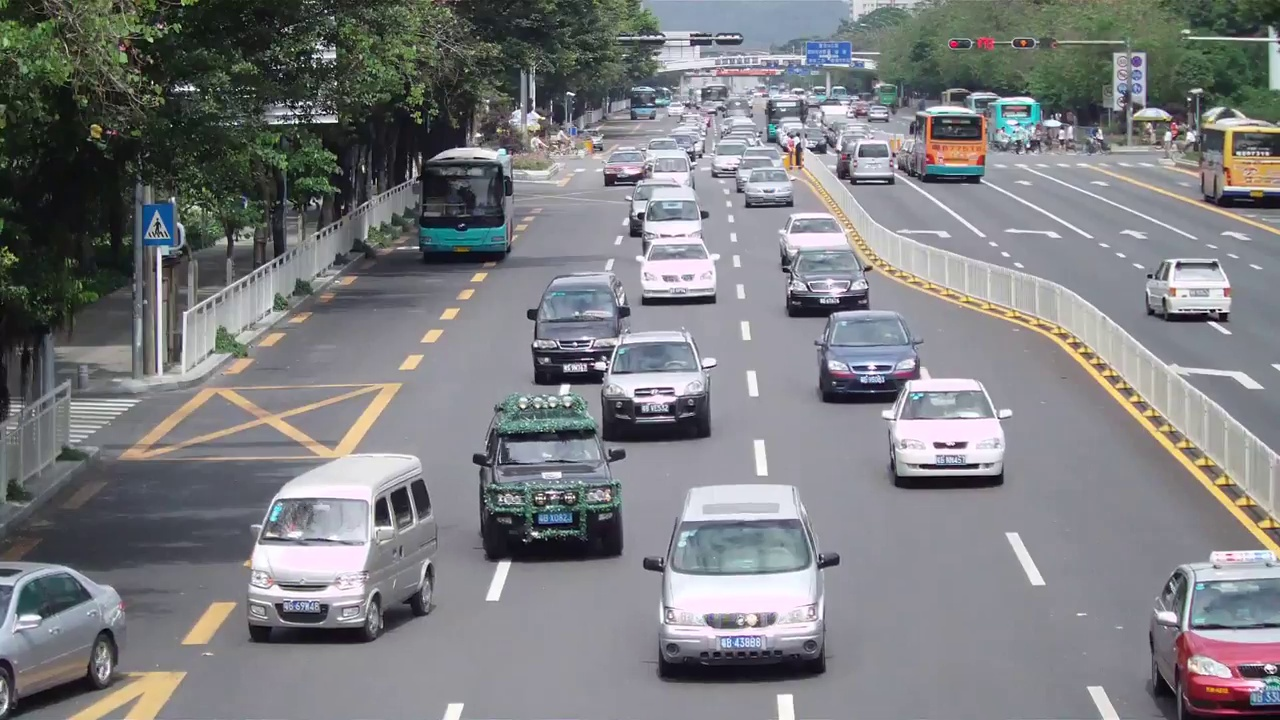
#> input picture license_plate_detection/frame1475.jpg, 1280 x 720 px
$ jupyter execute lpd2.ipynb   (older library calls are emulated)
#> lines starting #> are read from the running program, lines starting #| are printed output that depends on the picture; after the words box and inside, x2 and y2 are one past the last pixel; in counts of white or black regions, pixels touching at a corner belong together
[cell 1]
import cv2
import numpy as np
import sys
import glob
import math
import time
import os
from skimage import measure
from skimage.io import imread
from skimage.measure import regionprops
from skimage.filters import threshold_otsu
import matplotlib.pyplot as plt

[cell 2]
car_image = cv2.imread("frame1475.jpg")
#> car_image is the input picture: shape (720, 1280, 3); mean B, G, R 127.8, 125.1, 124
# it should be a 2 dimensional array
print(car_image.shape)
#| (720, 1280, 3)

[cell 3]
#car_image=cv2.convertScaleAbs(car_image)
img_gray = cv2.cvtColor(car_image,cv2.COLOR_RGB2GRAY)
plt.imshow(img_gray, cmap="gray")

[cell 4]
noise_removal = cv2.bilateralFilter(img_gray,9,75,75)
plt.imshow(noise_removal, cmap="gray")

[cell 5]
equal_histogram = cv2.equalizeHist(noise_removal)
plt.imshow(equal_histogram, cmap="gray")

[cell 6]
kernel = cv2.getStructuringElement(cv2.MORPH_RECT,(5,5))
morph_image = cv2.morphologyEx(equal_histogram,cv2.MORPH_OPEN,kernel,iterations=15)
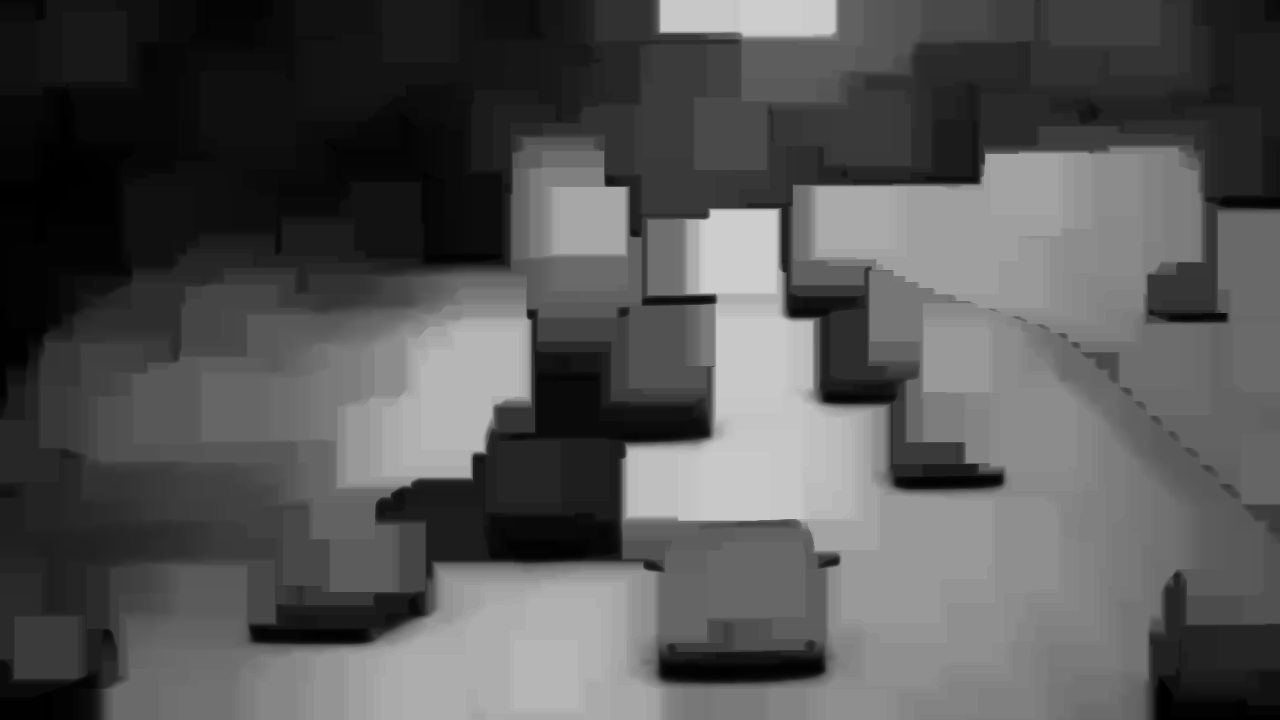
#> morph_image: shape (720, 1280); min 0, max 205, mean 84.8
plt.imshow(morph_image, cmap="gray")

[cell 7]
sub_morph_image = cv2.subtract(equal_histogram,morph_image)
plt.imshow(sub_morph_image, cmap="gray")

[cell 8]
ret,thresh_image = cv2.threshold(sub_morph_image,0,255,cv2.THRESH_OTSU)
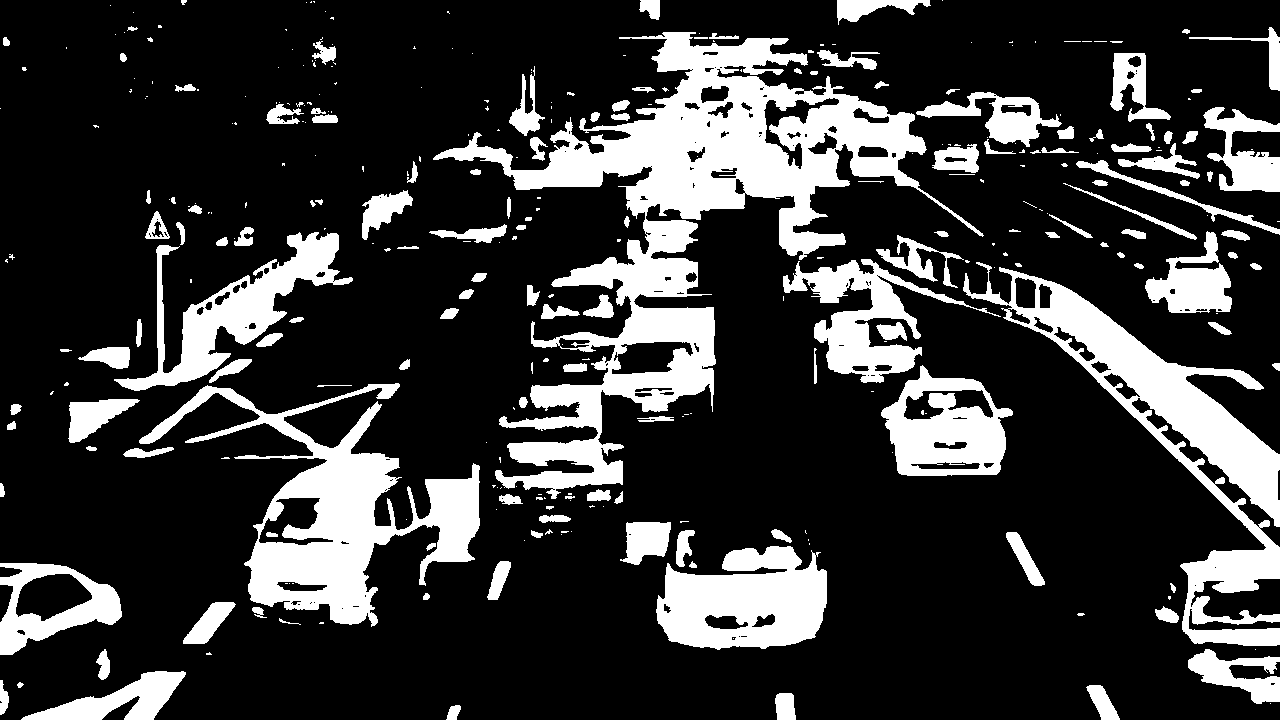
#> thresh_image: shape (720, 1280); 21.7% white; 330 white regions (182 under 20 px), largest, box (x1, y1, x2, y2) and area: (433, 32, 984, 499) 58526, (139, 383, 480, 627) 24535, (963, 262, 1280, 646) 24532
#> ret = 77
plt.imshow(thresh_image, cmap="gray")

[cell 9]
canny_image = cv2.Canny(thresh_image,250,255)
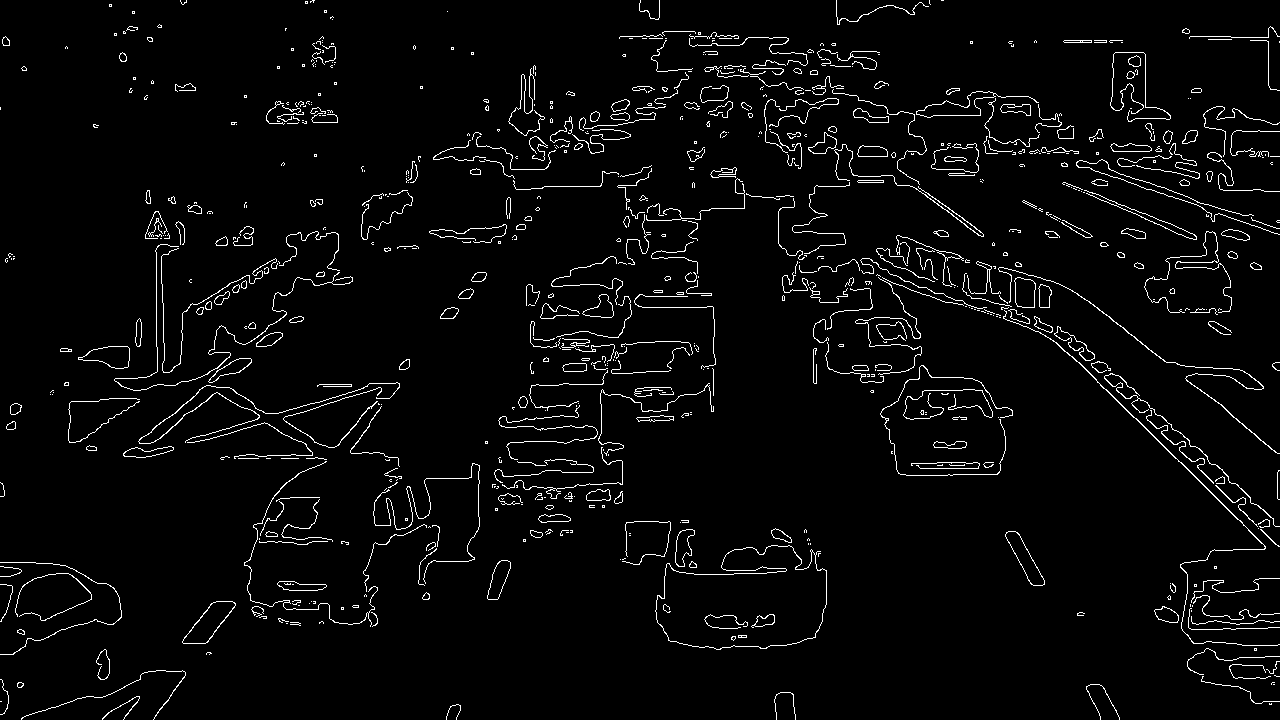
#> canny_image: shape (720, 1280); 3.4% white in thin lines or dots
plt.imshow(canny_image, cmap="gray")

[cell 10]
canny_image = cv2.convertScaleAbs(canny_image)

# dilation to strengthen the edges
kernel = np.ones((3,3), np.uint8)
# Creating the kernel for dilation
#dilated_image = cv2.dilate(canny_image,kernel,iterations=1)
dilated_image=canny_image
plt.imshow(dilated_image, cmap="gray")

[cell 11]
new,contours, hierarchy = cv2.findContours(dilated_image, cv2.RETR_TREE, cv2.CHAIN_APPROX_SIMPLE)
#> contours = 940 contours, 723 with area under 20; largest, box (x1, y1, x2, y2) and area: (655, 545, 827, 650) 13389, (655, 545, 827, 650) 13352, (182, 601, 236, 644) 1062, (182, 601, 236, 644) 1022, (916, 91, 1039, 118) 820
contours= sorted(contours, key = cv2.contourArea, reverse = True)[:10]
#> contours = 10 contours; largest, box (x1, y1, x2, y2) and area: (655, 545, 827, 650) 13389, (655, 545, 827, 650) 13352, (182, 601, 236, 644) 1062, (182, 601, 236, 644) 1022, (916, 91, 1039, 118) 820
screenCnt = None
# loop over our contours
for c in contours:
	# approximate the contour
	peri = cv2.arcLength(c, True)
	approx = cv2.approxPolyDP(c, 0.06 * peri, True)  # Approximating with 6% error
	# if our approximated contour has four points, then
	# we can assume that we have found our screen
	if len(approx) == 4:  # Select the contour with 4 corners
		screenCnt = approx
		break
#> this loop made 1 pass
#> (peri, screenCnt) on pass 1: (728.1, [[820, 551], [667, 563], [657, 622], [815, 637]])

[cell 12]
final=cv2.drawContours(img_gray, [screenCnt], -1, (0,255,0), 3)
plt.imshow(final, cmap="gray")

[cell 13]
mask = np.zeros(img_gray.shape,np.uint8)
new_image = cv2.drawContours(mask,[screenCnt],0,255,-1,)
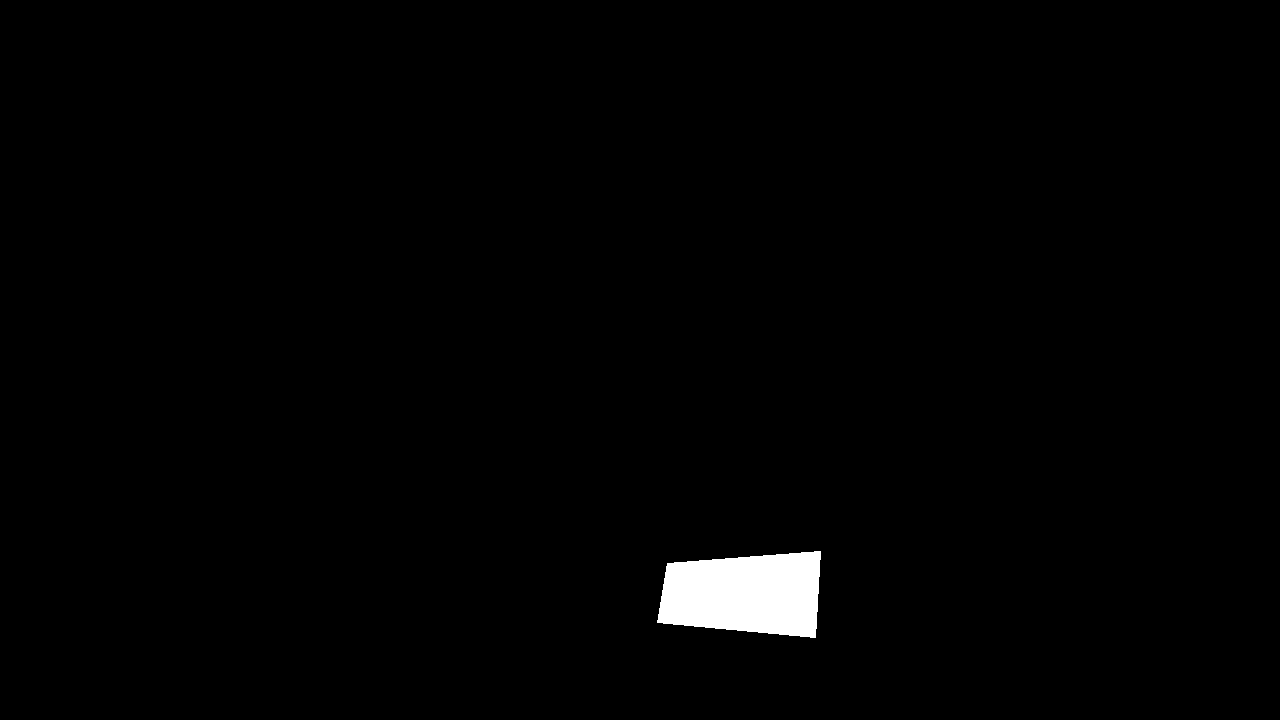
#> new_image: shape (720, 1280); 1.2% white; 1 white region, box (x1, y1, x2, y2) and area: (657, 551, 821, 638) 11513
new_image = cv2.bitwise_and(car_image,car_image,mask=mask)
#> new_image: shape (720, 1280, 3)
plt.imshow(new_image, cmap="gray")

[cell 14]
y,cr,cb = cv2.split(cv2.cvtColor(new_image,cv2.COLOR_RGB2YCrCb))
y = cv2.equalizeHist(y)
# Applying histogram equalisation
final_image = cv2.cvtColor(cv2.merge([y,cr,cb]),cv2.COLOR_YCrCb2RGB)
plt.imshow(final_image, cmap="gray")
